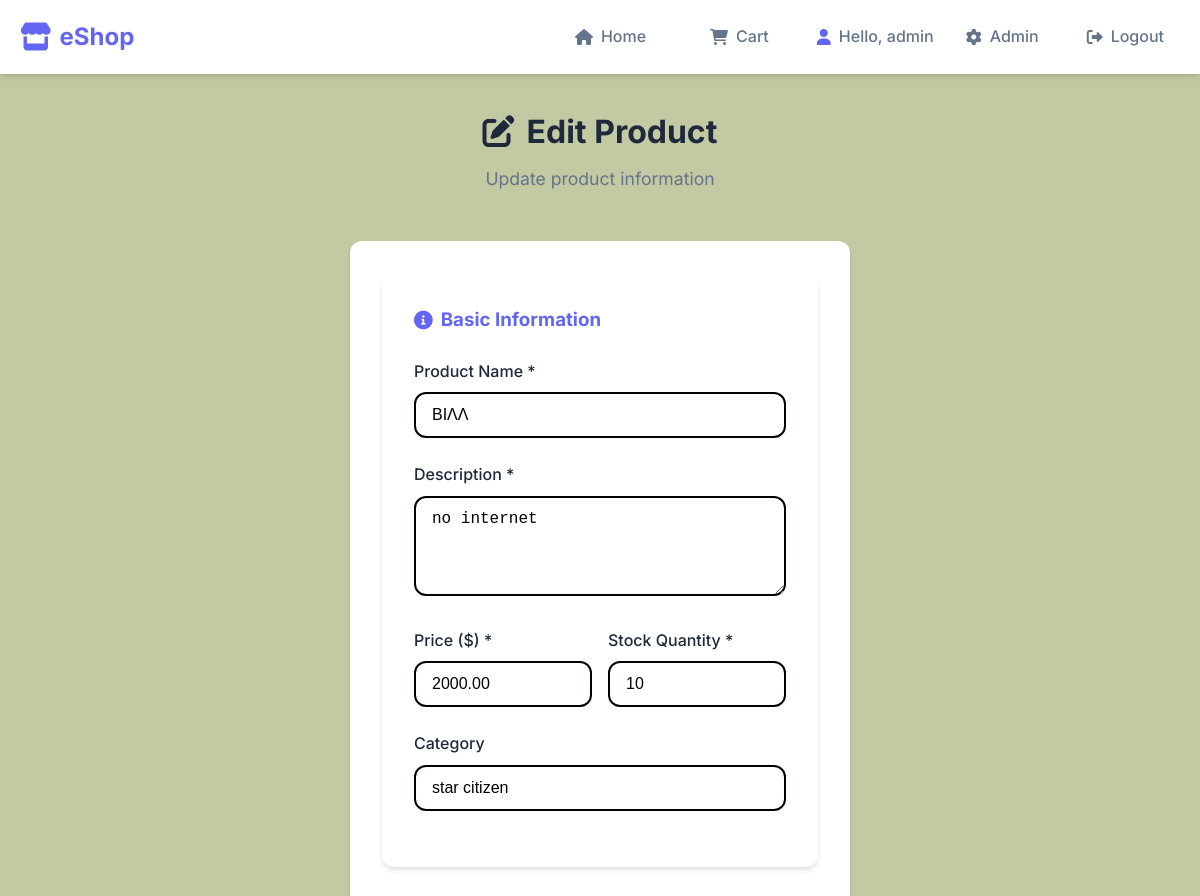
The app's page /admin/edit_product/12 (signed in, upper part), older data.
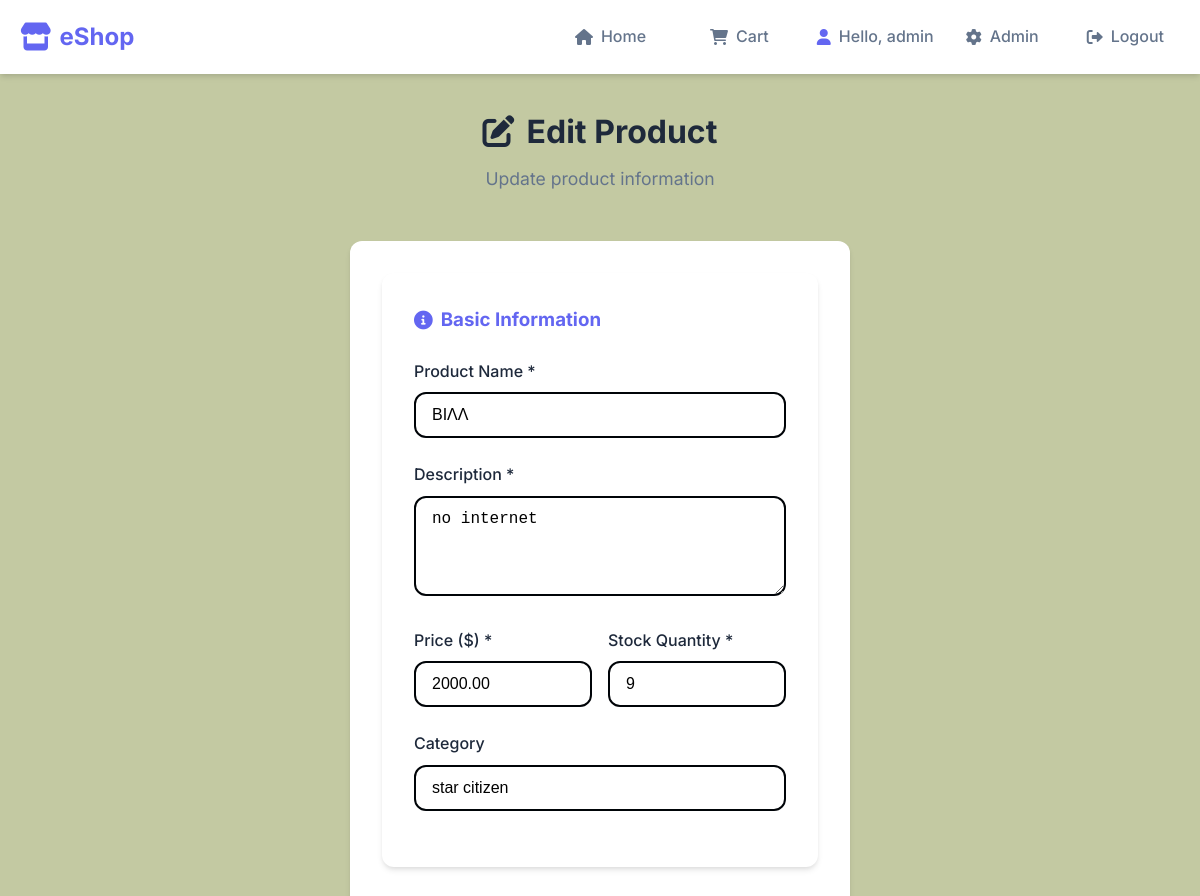
The same page, newer data.
### tables this page shows
CREATE TABLE products(
            product_id INTEGER PRIMARY KEY AUTOINCREMENT,
            name VARCHAR(100) NOT NULL,
            description TEXT,
            price DECIMAL(10,2) NOT NULL,
            stock_quantity INTEGER NOT NULL DEFAULT 0,
            category VARCHAR(50),
            image_url VARCHAR(255),
            created_at TIMESTAMP DEFAULT CURRENT_TIMESTAMP
        );

### app.py (the view)
@app.route('/admin/edit_product/<int:product_id>', methods=['GET', 'POST'])
@admin_required
def edit_product(product_id):
    try:
        with get_cursor() as cur:
            if request.method == 'POST':
                validation_errors = validate_product_data(request.form)
                if validation_errors:
                    for error in validation_errors:
                        flash(error, 'danger')
                    return redirect(url_for('edit_product', product_id=product_id))
                name = request.form['name']
                description = request.form['description']
                price = float(request.form['price'])
                stock = int(request.form['stock'])
                category = request.form['category']
                image_url = request.form.get('image_url', '').strip()
                cur.execute("SELECT image_url FROM products WHERE product_id = ?", (product_id,))
                current_product = cur.fetchone()
                current_image = current_product['image_url'] if current_product else None
                image_path = current_image  # Keep current image by default
                if 'image_file' in request.files:
                    file = request.files['image_file']
                    if file and file.filename != '':
                        new_image_path = save_uploaded_file(file, product_id)
                        if new_image_path:
                            image_path = new_image_path
                            flash('New image uploaded successfully!', 'success')
                if not image_path and image_url:
                    new_image_path = download_image_from_url(image_url, product_id)
                    if new_image_path:
                        image_path = new_image_path
                        flash('New image downloaded from URL successfully!', 'success')
                    else:
                        flash('Failed to download image from URL', 'warning')
                if request.form.get('remove_image'):
                    image_path = None
                    flash('Image removed successfully!', 'success')
                cur.execute(
                    """UPDATE products
                    SET name=?, description=?, price=?, stock_quantity=?, category=?, image_url=?
                    WHERE product_id=?""",
                    (name, description, price, stock, category, image_path, product_id)
                )
                flash('Product updated successfully!', 'success')
                return redirect(url_for('admin_products'))
            else:
                cur.execute("SELECT * FROM products WHERE product_id = ?", (product_id,))
                product = cur.fetchone()
                if not product:
                    flash('Product not found', 'danger')
                    return redirect(url_for('admin_products'))
                return render_template('edit_product.html', product=product)
    except Exception as e:
        flash(f"Error: {str(e)}", 'danger')
        return redirect(url_for('admin_products'))

### app.py (called while the page is built)
@app.context_processor
def utility_processor():
    def get_image_url(image_url):
        if not image_url:
            return url_for('static', filename='images/placeholder.png')
        if image_url.startswith('uploads/'):
            return url_for('static', filename=image_url)
        return image_url
    return dict(get_image_url=get_image_url)

def get_db():
    db = getattr(g, '_database', None)
    if db is None:
        db = g._database = sqlite3.connect(DATABASE)
        db.row_factory = sqlite3.Row
    return db

@app.teardown_appcontext
def close_connection(exception):
    db = getattr(g, '_database', None)
    if db is not None:
        db.close()

@contextmanager
def get_cursor():
    db = get_db()
    cursor = db.cursor()
    try:
        yield cursor
        db.commit()
    except Exception as e:
        db.rollback()
        raise e
    finally:
        cursor.close()

def admin_required(f):
    @wraps(f)
    def decorated_function(*args, **kwargs):
        if 'role' not in session or session['role'] != 'admin':
            flash('Admin access required', 'danger')
            return redirect(url_for('home'))
        return f(*args, **kwargs)
    return decorated_function

### templates/edit_product.html (shortened to what this page needs)
{% extends "base.html" %}
{% block content %}
<div class="page-header">
    <h1><i class="fas fa-edit"></i> Edit Product</h1>
    <p>Update product information</p>
</div>
<div class="form-container">
    <form method="POST" action="{{ url_for('edit_product', product_id=product.product_id) }}" class="product-form" enctype="multipart/form-data">
        <div class="form-section">
            <h3><i class="fas fa-info-circle"></i> Basic Information</h3>
            <div class="form-group">
                <label for="name">Product Name *</label>
                <input type="text" id="name" name="name" value="{{ product.name }}" required class="form-control">
            </div>
            <div class="form-group">
                <label for="description">Description *</label>
                <textarea id="description" name="description" rows="4" required class="form-control">{{ product.description }}</textarea>
            </div>
            <div class="form-row">
                <div class="form-group">
                    <label for="price">Price ($) *</label>
                    <input type="number" id="price" name="price" step="0.01" min="0" value="{{ "%.2f"|format(product.price) }}" required class="form-control">
                </div>
                <div class="form-group">
                    <label for="stock">Stock Quantity *</label>
                    <input type="number" id="stock" name="stock" min="0" value="{{ product.stock_quantity }}" required class="form-control">
                </div>
            </div>
            <div class="form-group">
                <label for="category">Category</label>
                <input type="text" id="category" name="category" value="{{ product.category }}" class="form-control">
            </div>
        </div>
    </form>
</div>
{% endblock %}

Row changes from the older to the newer data that the page shows:
changed products "ΒΙΛΛ": stock "10" → "9"
